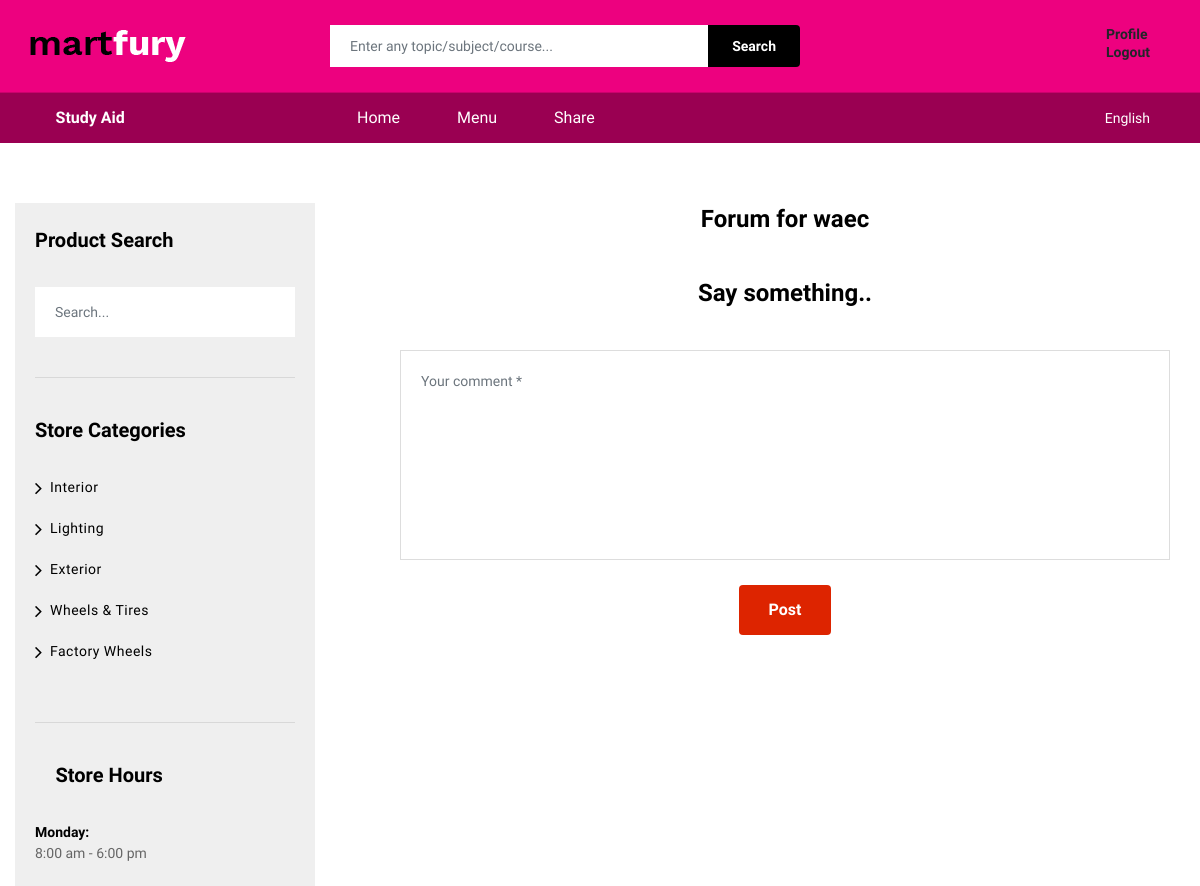
Page /contribute-to-chat/1/ (signed in, upper part) on the earlier database version.
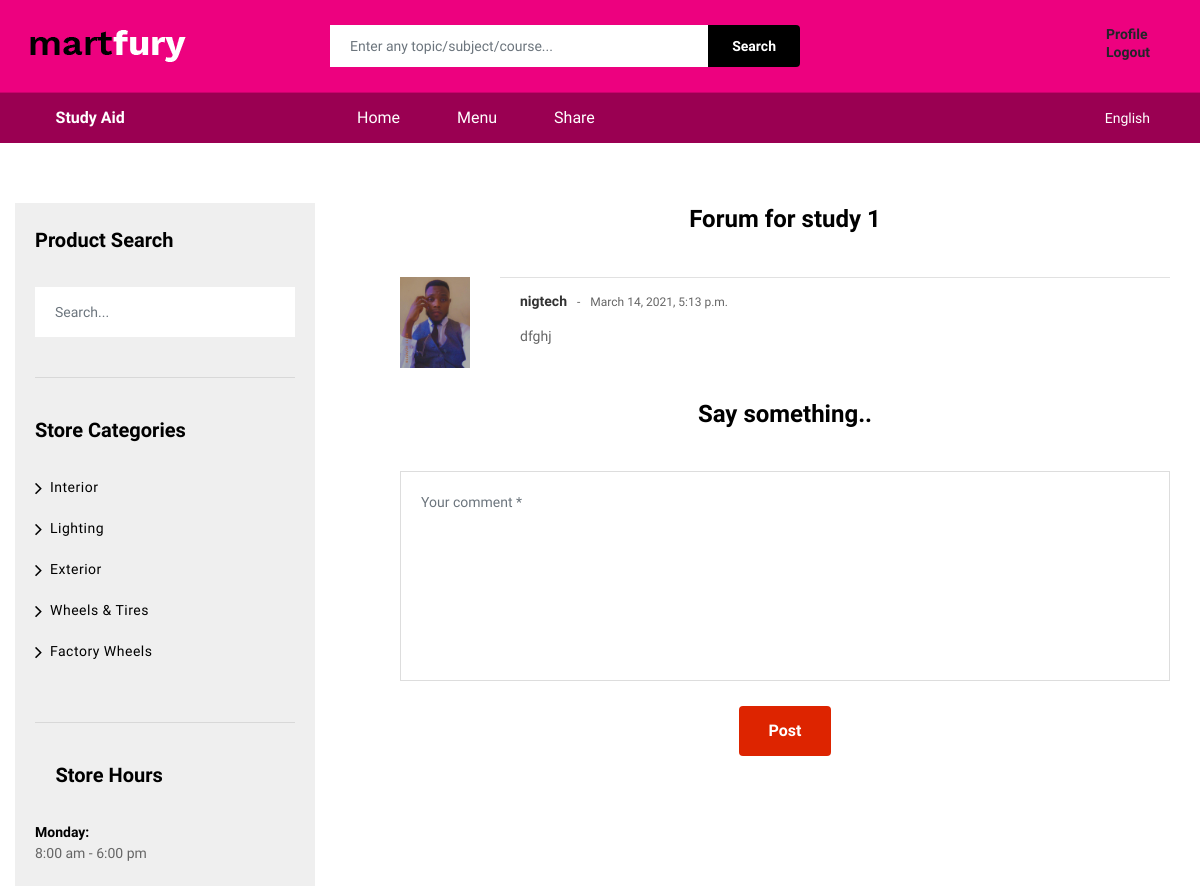
Same page on the later database version.
### study_resource/models.py (models this page shows, shortened)
class StudyResource(models.Model):
	cover_image = models.FileField(upload_to='cover_image/images/', blank=True)
	title = models.CharField(max_length=500)
	description = models.CharField(max_length=500)
	study_level = models.CharField(max_length=500)
	study_category = models.CharField(max_length=500)
	chats = models.ManyToManyField(Chat, through="StudyResourceChatConnector")
	contents = models.ManyToManyField(Content, through="StudyResourceContentConnector")
	ebooks = models.ManyToManyField(Ebook, through="StudyResourceEbookConnector")
	videos = models.ManyToManyField(Video, through="StudyResourceVideoConnector")
	audios = models.ManyToManyField(Audio, through="StudyResourceAudioConnector")
	images = models.ManyToManyField(Image, through="StudyResourceImageConnector")
	links = models.ManyToManyField(Link, through="StudyResourceLinkConnector")
	creator = models.ForeignKey(AppUser, on_delete=models.CASCADE)
	slug = models.SlugField(unique=True, default="rayslug")
	pub_date = models.DateTimeField(default=timezone.now)

class Chat(models.Model):
	title = models.CharField(max_length=500)
	chat = models.TextField()
	contributor = models.ForeignKey(AppUser, on_delete=models.CASCADE)
	pub_date = models.DateTimeField(default=timezone.now)

### app_user/models.py (models this page shows)
class AppUser(models.Model):
	user = models.OneToOneField(User, on_delete=models.CASCADE)
	image = models.FileField(upload_to='resource/profile_images/', blank=True, default="resource/default.jpeg")
	full_name = models.CharField(max_length=500, default="none")
	phone = models.CharField(max_length=500, default="none")
	email = models.CharField(max_length=500, default="none")
	gender = models.CharField(max_length=500, default="none")
	location = models.CharField(max_length=500, default="none")
	bio = models.TextField(default="none")
	account_type = models.CharField(max_length=500, default="none")
	status = models.BooleanField(default=False)
	pub_date = models.DateTimeField(default=timezone.now)
	def __str__(self):
		return self.user.username

### study_resource/views.py (the view)
# urls.py: path("contribute-to-chat/<int:id>/", views.ContributeChatView, name="contribute_chat"),
def ContributeChatView(request, id):
	if request.user.is_active == True:
		study_resource = StudyResource.objects.get(id=id)
		if request.method == "POST":
			chat = request.POST.get("chat")
			app_user = AppUser.objects.get(user__pk=request.user.id)
			contributor = app_user
			title = study_resource.title
			if chat != "":
				chat = Chat.objects.create(title=title, chat=chat, contributor=contributor)
				chat.save()
				study_resource_chat = StudyResourceChatConnector(study_resource=study_resource, chat=chat)
				study_resource_chat.save()
			study_resource.save()
			return HttpResponseRedirect(reverse("study_resource:contribute_chat", args=(study_resource.id,)))
		else:
			context = {"study_resource": study_resource}
			return render(request, "study_resource/contribute_chat.html", context)
	else:
		return HttpResponseRedirect(reverse("main:sign_up"))

### study_resource/templates/study_resource/contribute_chat.html (shortened to what this page needs)
{% extends 'main/homebase.html' %}
{% load static %}
{% block content %}
<div class="ps-page--single ps-page--vendor">
        <section class="ps-store-list">
            <div class="container">
                <div class="ps-section__wrapper">
                    <div class="ps-section__left">
                        <aside class="widget widget--vendor">
                            <h3 class="widget-title">Product Search</h3>
                            <div class="form-group--icon">
                                <input class="form-control" type="text" placeholder="Search..."><i class="icon-magnifier"></i>
                            </div>
                        </aside>
                        <aside class="widget widget--vendor">
                            <h3 class="widget-title">Store Categories</h3>
                            <ul class="ps-list--arrow">
                                <li><a href="#">Interior</a></li>
                                <li><a href="#">Lighting</a></li>
                                <li class="menu-item-has-children"><a href="#">Exterior</a>
                                </li>
                                <li class="menu-item-has-children"><a href="#">Wheels & Tires</a>
                                </li>
                                <li><a href="#">Factory Wheels</a></li>
                            </ul>
                        </aside>
                        <aside class="widget widget--vendor widget--open-time">
                            <h3 class="widget-title"><i class="icon-clock3"></i> Store Hours</h3>
                            <ul>
                                <li><strong>Monday:</strong><span>8:00 am - 6:00 pm</span></li>
                            </ul>
                        </aside>
                    </div>
                    <div class="ps-section__right">
                       <div class="ps-post-comments">
                <h3>Forum for {{ study_resource.title }}</h3>
                {% for item in study_resource.chats.all %}
                    <div class="ps-block--comment">
                        <div class="ps-block__thumbnail"><img src="{{ item.contributor.image.url }}" alt=""></div>
                        <div class="ps-block__content">
                            <h5>{{ item.contributor }}<small>{{ item.pub_date }}</small></h5>
                            <p>{{ item.chat }}</p>
                        </div>
                    </div>
                {% endfor %}
                <form class="ps-form--post-comment" method="post">
                    <h3>Say something..</h3>
                    <div class="form-group">
                        <textarea name="chat" class="form-control" rows="8" placeholder="Your comment *" required></textarea>
                    </div>
                    <div class="form-group submit">
                        <button class="ps-btn">Post</button>
                    </div>
                </form>
            </div>
        </div>
    </div>
        </section>
    {% endblock %}

Differences in the rows shown:
changed StudyResource: title "waec" → "study 1"
added Chat: contributor.image (placeholder picture), contributor "nigtech", pub_date "March 14, 2021, 5:13 p.m.", chat "dfghj"
